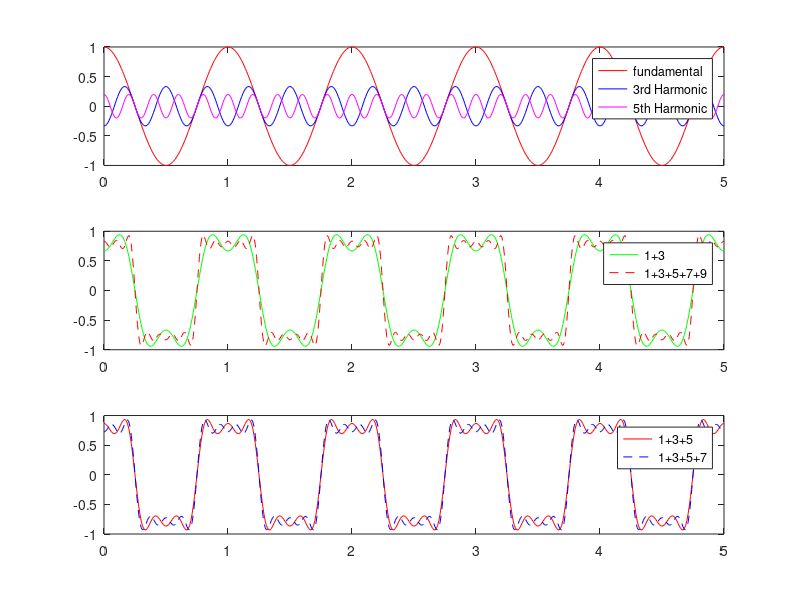

Write the MATLAB code that produced this figure.
close all
clear all
t = 0:0.01:5;
f = 1;
s1 = cos(2*pi*f*t);
s2 = -1/3*cos(2*pi*3*f*t);
s3 = 1/5*cos(2*pi*5*f*t);
s4 = -1/7*cos(2*pi*7*f*t);
s5 = 1/9*cos(2*pi*9*f*t);
subplot(3,1,1);
plot(t, s1, 'r', t, s2, 'b', t, s3, 'm');
legend('fundamental','3rd Harmonic','5th Harmonic')
subplot(3,1,2);
plot(t, s1+s2, 'g', t, s1+s2+s3+s4+s5, 'r--');
legend('1+3','1+3+5+7+9');
subplot(3,1,3);
plot(t, s1+s2+s3, 'r-', t, s1+s2+s3+s4, 'b--');
legend('1+3+5','1+3+5+7')
